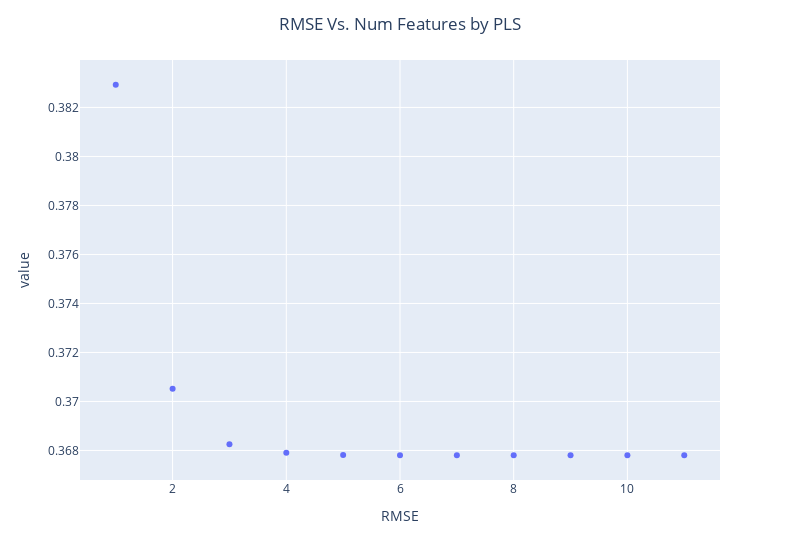

Source (notebook cell):
### Code cell
pls_model = Ridge()
ridge_pipe = Pipeline([('preproc', preproc_pipe), ('ridge_model', ridge)])

pls_mse=[]
for i in np.arange(1, X_train.shape[1]+1):
    pls_model = PLSRegression(n_components=i)
    pls_pipe = Pipeline([('preproc', preproc_pipe), ('pls_model', pls_model)])
    score = cross_val_score(pls_pipe, X_train, y_train, cv=5, scoring='neg_mean_squared_error').mean()
    pls_mse.append(-score)
    
fig = px.scatter(pd.DataFrame(np.sqrt(pls_mse), np.arange(1, X_train.shape[1]+1)))
fig.update_xaxes(title='Number of Features')
fig.update_xaxes(title='RMSE')
fig.update_layout(showlegend=False, title='RMSE Vs. Num Features by PLS', title_x=0.5, width=800)
fig.write_html(html_folder + 'PLS.html')
fig

### Figure 1 — Plotly figure (JSON) as saved in the notebook; plotly's stock layout.template omitted (floating-point values rounded to 4 significant figures)
{"data": [{"hovertemplate": "variable=0<br>index=%{x}<br>value=%{y}<extra></extra>", "legendgroup": "0", "marker": {"color": "#636efa", "symbol": "circle"}, "mode": "markers", "name": "0", "orientation": "v", "showlegend": true, "type": "scatter", "x": [1, 2, 3, 4, 5, 6, 7, 8, 9, 10, 11], "xaxis": "x", "y": [0.3829, 0.3705, 0.3683, 0.3679, 0.3678, 0.3678, 0.3678, 0.3678, 0.3678, 0.3678, 0.3678], "yaxis": "y"}], "layout": {"legend": {"title": {"text": "variable"}, "tracegroupgap": 0}, "margin": {"t": 60}, "showlegend": false, "title": {"text": "RMSE Vs. Num Features by PLS", "x": 0.5}, "width": 800, "xaxis": {"anchor": "y", "domain": [0, 1], "title": {"text": "RMSE"}}, "yaxis": {"anchor": "x", "domain": [0, 1], "title": {"text": "value"}}}}
